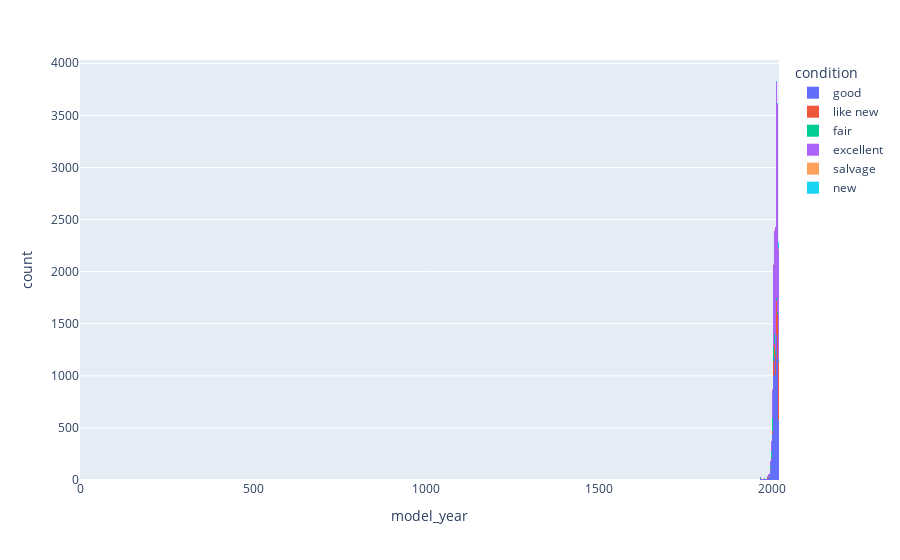

Here is the notebook cell this chart was saved with:
### Markdown cell above
### Visualizacion de los datos
#### Ahora que hemos limpiado los datos, los visualizaremos para darnos unas mejores ideas.

### Code cell
#Plot histogram de condition vs year
fig = px.histogram(df, x="model_year", color="condition", hover_data=df.columns)
fig.show()

### Figure 1 — Plotly figure (JSON) as saved in the notebook; plotly's stock layout.template omitted (floating-point values rounded to 4 significant figures; data arrays with more than 128 entries replaced by an {"elided": "..."} marker saying what was removed)
{"data": [{"alignmentgroup": "True", "bingroup": "x", "hovertemplate": "condition=good<br>model_year=%{x}<br>count=%{y}<extra></extra>", "legendgroup": "good", "marker": {"color": "#636efa", "pattern": {"shape": ""}}, "name": "good", "offsetgroup": "good", "orientation": "v", "showlegend": true, "type": "histogram", "x": {"elided": "20145 int values"}, "xaxis": "x", "yaxis": "y"}, {"alignmentgroup": "True", "bingroup": "x", "hovertemplate": "condition=like new<br>model_year=%{x}<br>count=%{y}<extra></extra>", "legendgroup": "like new", "marker": {"color": "#EF553B", "pattern": {"shape": ""}}, "name": "like new", "offsetgroup": "like new", "orientation": "v", "showlegend": true, "type": "histogram", "x": {"elided": "4742 int values"}, "xaxis": "x", "yaxis": "y"}, {"alignmentgroup": "True", "bingroup": "x", "hovertemplate": "condition=fair<br>model_year=%{x}<br>count=%{y}<extra></extra>", "legendgroup": "fair", "marker": {"color": "#00cc96", "pattern": {"shape": ""}}, "name": "fair", "offsetgroup": "fair", "orientation": "v", "showlegend": true, "type": "histogram", "x": {"elided": "1607 int values"}, "xaxis": "x", "yaxis": "y"}, {"alignmentgroup": "True", "bingroup": "x", "hovertemplate": "condition=excellent<br>model_year=%{x}<br>count=%{y}<extra></extra>", "legendgroup": "excellent", "marker": {"color": "#ab63fa", "pattern": {"shape": ""}}, "name": "excellent", "offsetgroup": "excellent", "orientation": "v", "showlegend": true, "type": "histogram", "x": {"elided": "24773 int values"}, "xaxis": "x", "yaxis": "y"}, {"alignmentgroup": "True", "bingroup": "x", "hovertemplate": "condition=salvage<br>model_year=%{x}<br>count=%{y}<extra></extra>", "legendgroup": "salvage", "marker": {"color": "#FFA15A", "pattern": {"shape": ""}}, "name": "salvage", "offsetgroup": "salvage", "orientation": "v", "showlegend": true, "type": "histogram", "x": [1999, 2008, 2012, 1995, 2003, 2005, 2008, 2001, 2001, 1998, 2001, 2003, 2008, 2000, 2005, 2014, 2003, 1997, 2015, 2009, 2013, 2006, 2015, 2018, 2006, 1994, 1995, 2019, 1995, 2018, 2000, 2014, 2014, 2004, 2001, 2015, 2007, 2004, 2014, 1999, 2009, 2007, 2008, 2013, 1999, 2015, 2013, 2003, 1977, 2014, 2000, 2017, 2017, 2014, 2014, 2004, 1995, 2013, 2006, 1999, 2002, 2010, 2007, 2004, 2018, 2003, 2008, 2016, 2009, 2017, 2017, 2017, 2009, 2001, 2002, 1996, 2011, 2010, 2002, 2007, 2000, 2012, 2001, 2005, 2001, 1993, 2005, 2012, 1999, 2003, 2016, 2006, 1994, 2008, 2014, 1993, 2005, 2006, 2001, 2011, 2008, 2004, 2015, 2007, 1986, 2013, 2016, 1994, 1999, 1997, 2008, 2012, 2017, 2013, 2002], "xaxis": "x", "yaxis": "y"}, {"alignmentgroup": "True", "bingroup": "x", "hovertemplate": "condition=new<br>model_year=%{x}<br>count=%{y}<extra></extra>", "legendgroup": "new", "marker": {"color": "#19d3f3", "pattern": {"shape": ""}}, "name": "new", "offsetgroup": "new", "orientation": "v", "showlegend": true, "type": "histogram", "x": {"elided": "143 int values"}, "xaxis": "x", "yaxis": "y"}], "layout": {"barmode": "relative", "legend": {"title": {"text": "condition"}, "tracegroupgap": 0}, "margin": {"t": 60}, "xaxis": {"anchor": "y", "domain": [0, 1], "title": {"text": "model_year"}}, "yaxis": {"anchor": "x", "domain": [0, 1], "title": {"text": "count"}}}}
